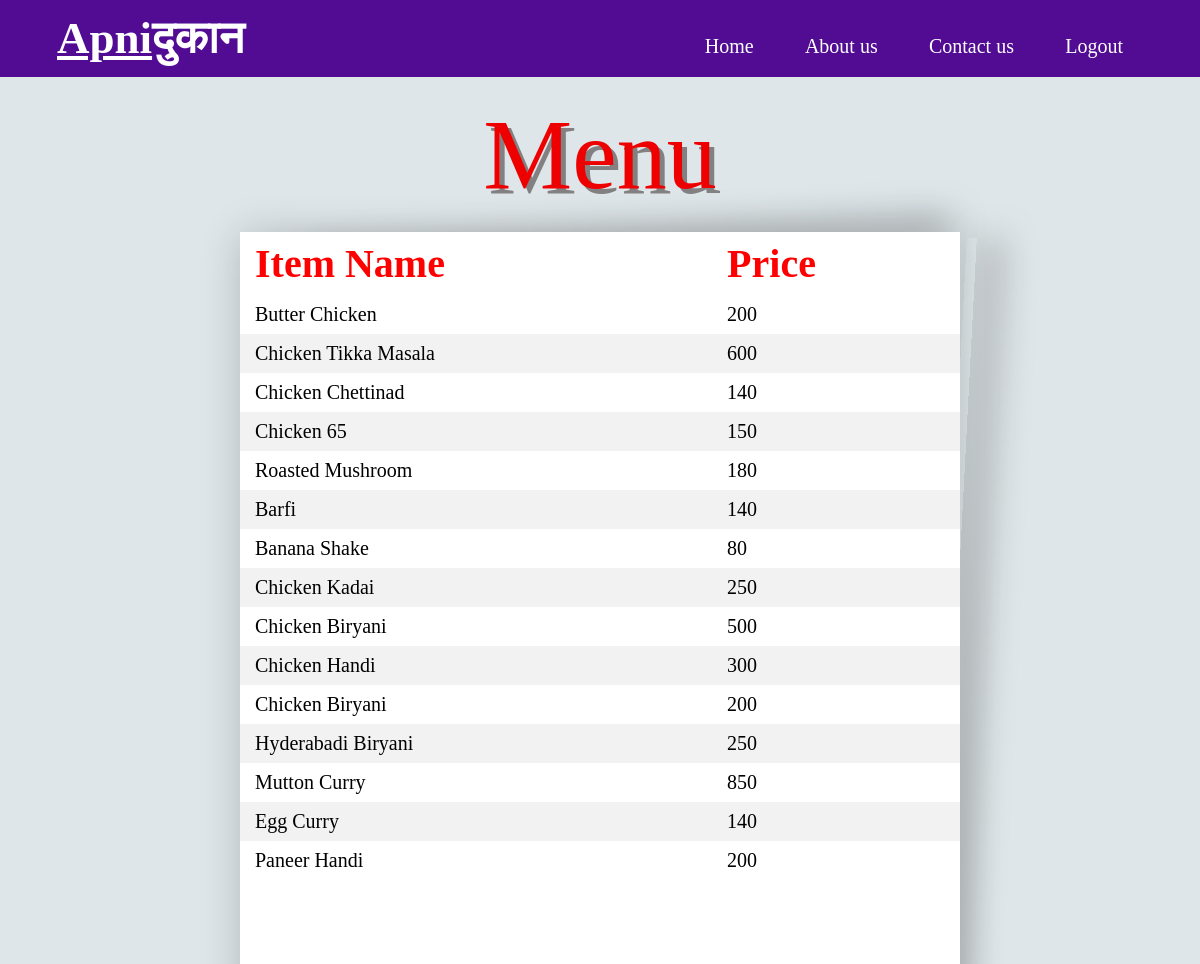
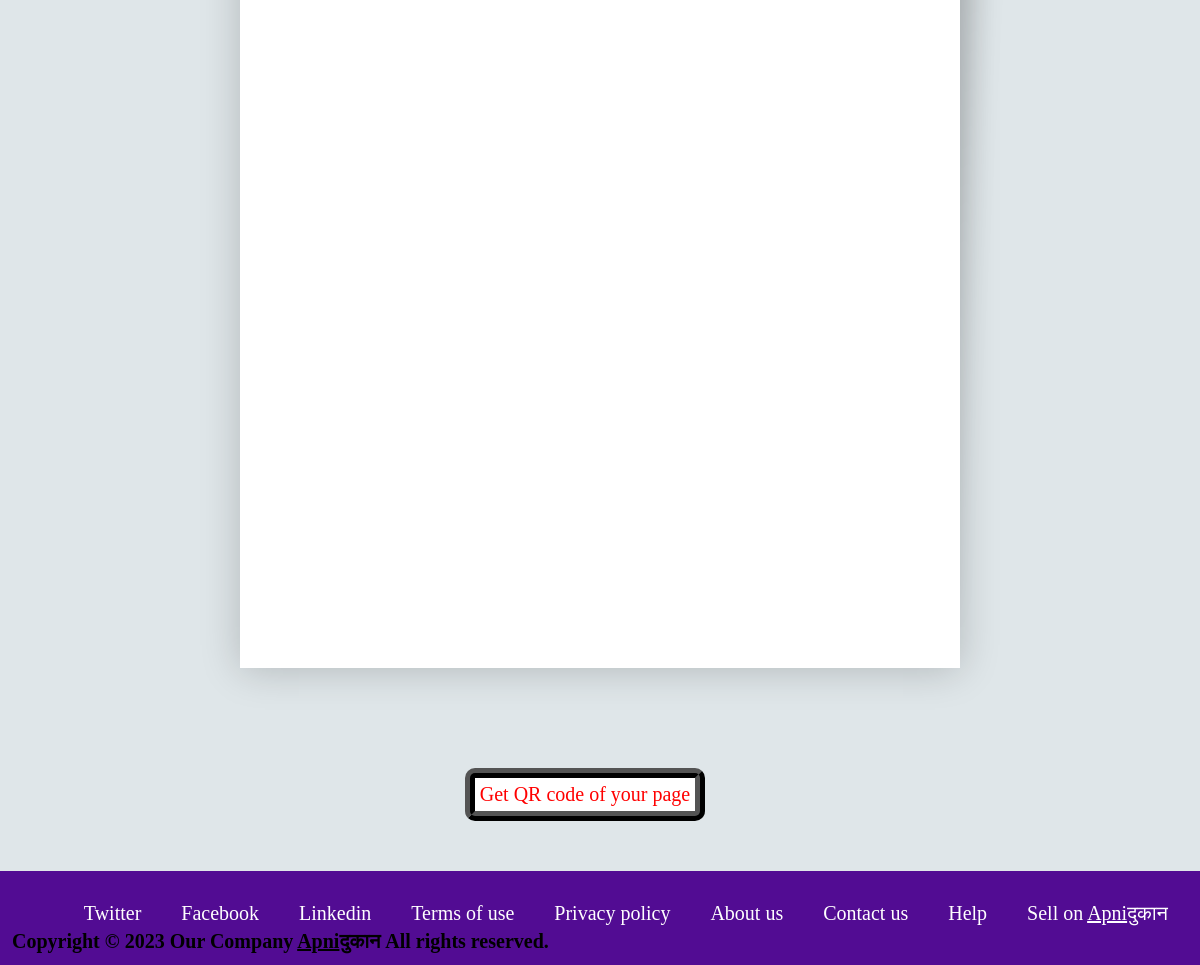
The app's page /displaydata with its own data (2 pictures, top to bottom).
### myapp/models.py (models this page shows)
class additems(models.Model):
    itemname = models.CharField(max_length=50)
    amount = models.IntegerField(null=True, blank=True, default=None)

### myapp/views.py (the view)
# urls.py: path('displaydata',views.displaydata, name='displaydata'),
def displaydata(request):
    display_data = additems.objects.all()
    return render(request,'savedata.html',{'display_data':display_data})

### templates/savedata.html (shortened to what this page needs)
<!DOCTYPE html>
<html>
<head>
    {% load static %}
    <link rel="stylesheet" href="{% static 'css\aboutus_style.css' %}">
</head>
<body>
	<header>
        <div class="logo">&nbsp;&nbsp;&nbsp;&nbsp;<u><b>Apni</u><span style="color:white">दुकान</span> </b>
            <ul>
                <li><a href="/">Home</a></li>&nbsp;
                <li><a href="/aboutus">About us</a></li>&nbsp;
                <li><a href="#">Contact us</a></li>&nbsp;
                <li><a href="/">Logout</a></li>
            </ul>
        </div>
	</header>
    <p>Menu</p>
    <div class="paper-shadow">
        <table>
            <thead>
                <tr>
                    <th style="font-size: 40px; color: red; font-family: Brush Script MT;">Item Name</th>
                    <th style="font-size: 40px; color: red; font-family: Brush Script MT;">Price</th>
                </tr>
            </thead>
            <tbody>
                {% for items in display_data %}
                    <tr>
                        <td>{{ items.itemname }}</td>
                        <td>{{ items.amount }}</td>
                    </tr>
                {% endfor %}
            </tbody>
        </table>
    </div>
    <span class="click" style="display: flex;justify-content: center; margin-bottom: 50px;">
        <form action="/qr_code" method="POST">
          <button style="border: 10px solid black;border-radius: 10px; border-style: ridge;font-size: 20px;padding: 5px;margin-right: 30px;
          background-color: rgb(255, 255, 255);
          color: rgb(255, 0, 0);">Get QR code of your page</button>
        </form>
    </span>
	<footer>
        <div class="contain">
            <ul>
                <li><a href="#">Help</a></li>
                <li><a href="#">Sell on <u>Apni</u>दुकान</a></li>
            </ul>
            <ul>
               <li><a href="#">About us </a></li>
                <li><a href="#">Contact us</a></li>
            </ul>
            <ul>
               <li> <a href="#">Terms of use</a></li>
               <li> <a href="#">Privacy policy</a></li>
            </ul>
            <ul>
                <li><a href="#">Twitter</a></li>
                <li><a href="#">Facebook</a></li>
                <li><a href="#">Linkedin</a></li>
            </ul>
                <h4 style="font-size: 20px;">Copyright © 2023 Our Company <u>Apni</u>दुकान All rights reserved.
                </h4>
        </div>
	</footer>
</body>
</html>

### static/css/aboutus_style.css (style rules this page uses)
* { margin:0%; padding: 0; font-family: 'poppins', sens-serif; box-sizing: border-box; }
li { float:left; }
li a { padding: 20px; font-size: 20px; font-style: lato; color: white; text-decoration: none; margin-top: 0px; }
ul { display: flex; float:right; list-style-type: none; margin:0px; padding: 0px; overflow: hidden; }
.logo { margin: auto 3res; padding:12px ; font-size: 45px; background-color: rgb(82, 12, 147); color: white; }
.contain { margin: auto 3res; padding:12px ; font-size: 40px; background-color: rgb(82, 12, 147); color: rgb(0, 0, 0); }
p { word-wrap: break-word; font-size: 25px; margin-left: 60px; margin-right: 60px; margin-bottom: 80px; margin-top: 20px; }
h4 { color: black; margin-bottom: 0px; }

### templates/savedata.html (style rules this page uses)
table { border-collapse: collapse; width: 100%; padding: 10px; }
th, td { text-align: left; padding: 8px; padding-left: 15px; font-size: 20px; }
tr:nth-child(even) { background-color: #f2f2f2; }
body { background:#dfe6e9; }
.paper-shadow { position: relative; background: #fff; width: 60%; margin: 100px auto; box-shadow: 0px 2px 38px rgba(0, 0, 0, 0.2); height: 1400px; }
.paper-shadow:after, .paper-shadow:before { content: ''; position: absolute; left: auto; background:none; z-index: -1; }
.paper-shadow:after { width: 90%; height: 10px; top: 30px; right:8px; -webkit-transform: rotate(-3deg); -moz-transform: rotate(-3deg); -o-transform: rotate(-3deg); -ms-transform: rotate(-3deg); transform: rotate(-3deg); -webkit-box-shadow: 0px -20px 36px 5px #ffffff; -moz-box-shadow: 0px -20px 36px 5px #ffffff; box-shadow: 0px -25px 35px 0px rgba(0,0,0,0.5); }
.paper-shadow:before { width: 10px; height: 95%; top: 5px; right:18px; -webkit-transform: rotate(3deg); -moz-transform: rotate(3deg); -o-transform: rotate(3deg); -ms-transform: rotate(3deg); transform: rotate(3deg); -webkit-box-shadow: 20px 0px 25px 5px #ffffff; -moz-box-shadow: 20px 0px 25px 5px #ffffff; box-shadow: 22px 0px 35px 0px rgba(0,0,0,0.5); }
p { text-shadow: 5px 5px #828080; font-size: 100px; display: flex; justify-content: center; align-items:center ; font-family: Copperplate, Papyrus, fantasy; color: rgb(239, 0, 0); font-weight: 200px; margin-bottom: -80px; }

### records on screen
additems: itemname "Butter Chicken", amount "200"
additems: itemname "Chicken Tikka Masala", amount "600"
additems: itemname "Chicken Chettinad", amount "140"
additems: itemname "Chicken 65", amount "150"
additems: itemname "Roasted Mushroom", amount "180"
additems: itemname "Barfi", amount "140"
additems: itemname "Banana Shake", amount "80"
additems: itemname "Chicken Kadai", amount "250"
additems: itemname "Chicken Biryani", amount "500"
additems: itemname "Chicken Handi", amount "300"
additems: itemname "Chicken Biryani", amount "200"
additems: itemname "Hyderabadi Biryani", amount "250"
additems: itemname "Mutton Curry", amount "850"
additems: itemname "Egg Curry", amount "140"
additems: itemname "Paneer Handi", amount "200"
